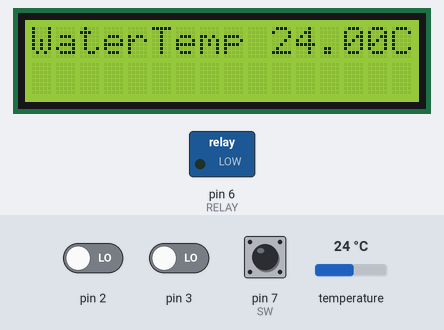
Bench run of a sketch on a simulated Arduino Uno, built with avr-gcc and run on an emulated ATmega328P. On the bench: 16×2 character LCD, switched loads named in the sketch (green lamp = pin HIGH). Inputs (shaded band) come from the test bench; at power-on: pin 7 (SW) HIGH, temperature 24 °C, pin 2 LOW, pin 3 LOW. What the sketch prints to the serial monitor is not drawn.

Above: at 1.2 s.
1.3 s: pin 7 (SW) pulled LOW for 0.95 s
At 3.7 s:
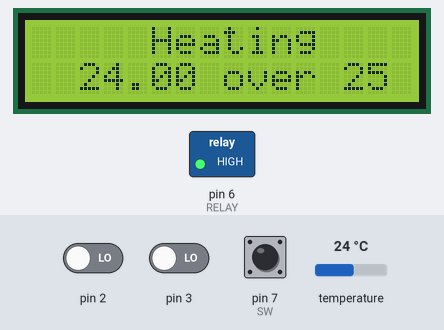
4.0 s: temperature set to 24.7 °C
At 5.1 s:
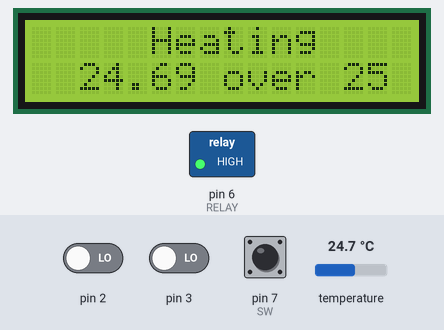
5.6 s: temperature set to 25.6 °C
At 6.9 s:
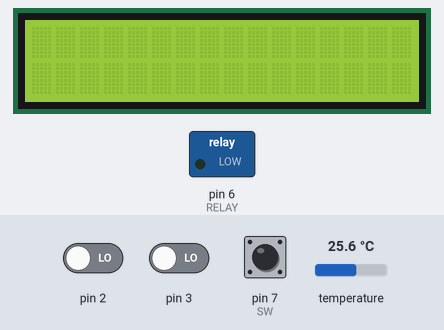
8.0 s: temperature set to 12 °C
At 8.9 s:
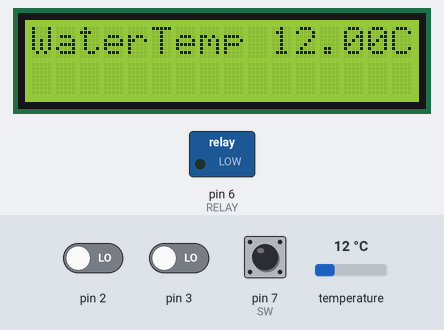
9.6 s: pin 7 (SW) pulled LOW for 0.95 s
At 11.0 s:
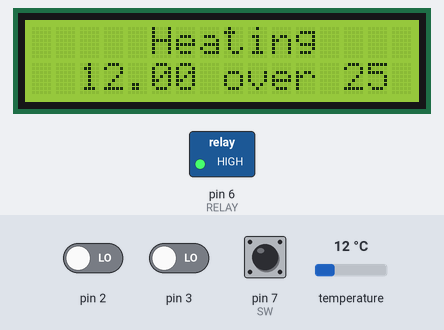
Timing chart, 0 to 12.6 s (numbered marks = the images above; inputs shaded):
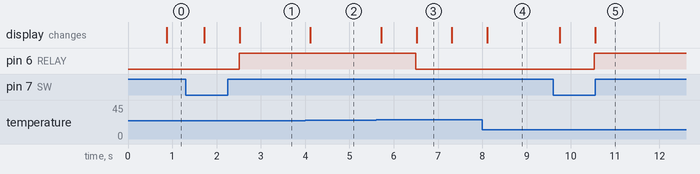

Measured:
- the behaviour switches between 25 and 25.1 °C on temperature (found by bisection; images 2 and 3)
- after the input at 1.3 s, pin 6 (RELAY): LOW → HIGH after 1.2 s; the display: first changes after 0.42 s (image 1 shows a later state)
- after the input at 4.0 s, the display: changes after 0.12 s (image 2)
- after the input at 5.6 s, pin 6 (RELAY): HIGH → LOW after 0.90 s; the display: first changes after 0.12 s (image 3 shows a later state)
- after the input at 8.0 s, the display: changes after 0.11 s (image 4)
- after the input at 9.6 s, pin 6 (RELAY): LOW → HIGH after 0.93 s; the display: first changes after 0.15 s (image 5 shows a later state)
- what the display in image 3 shows lasts 0.8 s, from 6.5 s to 7.3 s

The sketch:

code.ino
```cpp
#include "Wire.h"                                 // library for I2C
#include "LiquidCrystal_I2C.h"                    // library for LCD
#include "GyverEncoder.h"                         // library for encoder
#include <OneWire.h>                              // library for connecting
#include <DallasTemperature.h>                    // library for ds18b20

//Pins

#define CLK       2
#define DT        3
#define ds18b20   4
#define Led       5
#define RELAY     6
#define SW        7

int newPos = 0, lastPos = 0, WaterTemp = 25, FinalTemp, led = 0;  // variable
boolean buttonWasUp = true, heater = 0;
byte w = 0;
float Temp;

LiquidCrystal_I2C LCD(0x3F, 16, 2);   // name of display
Encoder enc1(CLK, DT, SW);            // for work with encoder

OneWire oneWire(ds18b20);             // connecting ds18b20
DallasTemperature sensors(&oneWire);       //

void setup() {
  LCD.init();            // start of the display
  LCD.backlight();       // turning on backlight
  Serial.begin(9600);    // starting of ports
  enc1.setType(TYPE1);   // choosing the type of encoder
  attachInterrupt(0, isrCLK, CHANGE);    // debuging  CLK
  attachInterrupt(1, isrDT, CHANGE);     // debuging DT
  sensors.begin();  // Start up the library

  pinMode(SW, INPUT_PULLUP);             // pin positions
  pinMode(RELAY, OUTPUT);                //
  pinMode(led, OUTPUT);                  //
  digitalWrite(RELAY, LOW);             //
}

void isrCLK() { enc1.tick(); }             // start of debuging CLK
void isrDT() { enc1.tick(); }              // start of debuging DT

void loop() {
while (w ==0){
  sensors.requestTemperatures();

    LCD.setCursor(0, 0);                   // printing on the display word "WaterTemp" in position 0, 0
    LCD.print("WaterTemp ");
    LCD.setCursor(10, 0);                  // printing on the display variable value of temperature in position 11, 0
    LCD.print(sensors.getTempCByIndex(0));
    LCD.setCursor(15, 0);                  // printing on the display word "C" in position 14, 0
    LCD.print("C");

  if (enc1.isRight()) {newPos++;}          // add one if encoder turnig right
  if (enc1.isLeft()) {newPos--; }          // take one if encoder turnig left

   if (lastPos != newPos) {                // changing value on the LCD if turnig encoder                          //
     LCD.setCursor(0, 1);
     LCD.print("ChooseT ");
     LCD.setCursor(11, 1);                 //
     LCD.print(WaterTemp + newPos);        // showing new value on display
     lastPos=newPos;                       // remember new position of encoder
   }


    boolean buttonIsUp = digitalRead(SW);  // read the encoder button
    if (buttonWasUp && !buttonIsUp) {      //
      delay(50);                           // microcontroller wait 50ms before next step
      buttonIsUp = digitalRead(SW);         //
    }
      if (!buttonIsUp)  { FinalTemp = WaterTemp + newPos; heater = 1; w = 2; LCD.clear(); } // remebmer choosen temerature


      while (w == 2) {
    Temp = sensors.getTempCByIndex(0);
    sensors.requestTemperatures();
    LCD.setCursor(5, 0);                   // printing on the display word "WaterTemp" in position 0, 0
    LCD.print("Heating ");
    LCD.setCursor(2, 1);                  // printing on the display variable value of temperature in position 11, 0
    LCD.print(sensors.getTempCByIndex(0));
    LCD.setCursor(7, 1);                   // printing on the display word "WaterTemp" in position 0, 0
    LCD.print(" over");
    LCD.setCursor(13, 1);                  // printing on the display word "C" in position 14, 0
    LCD.print(FinalTemp);

         digitalWrite(RELAY, HIGH);             // turning on heater element                              //
         if (Temp > FinalTemp)  {digitalWrite(RELAY, LOW); led = 1; w = 0; LCD.clear();}   // turning off heater element
      }

  /*    if (led == 1) { // checking the condition
        led = 0;
        digitalWrite(led, HIGH);                 // led is turning on
        delay(120000);                           // microcontroller waiting 120,000ms = 2 mins
        digitalWrite(led, LOW);                  // led is turning off
        }
    */  Serial.println(sensors.getTempCByIndex(0));
      }
}
```
